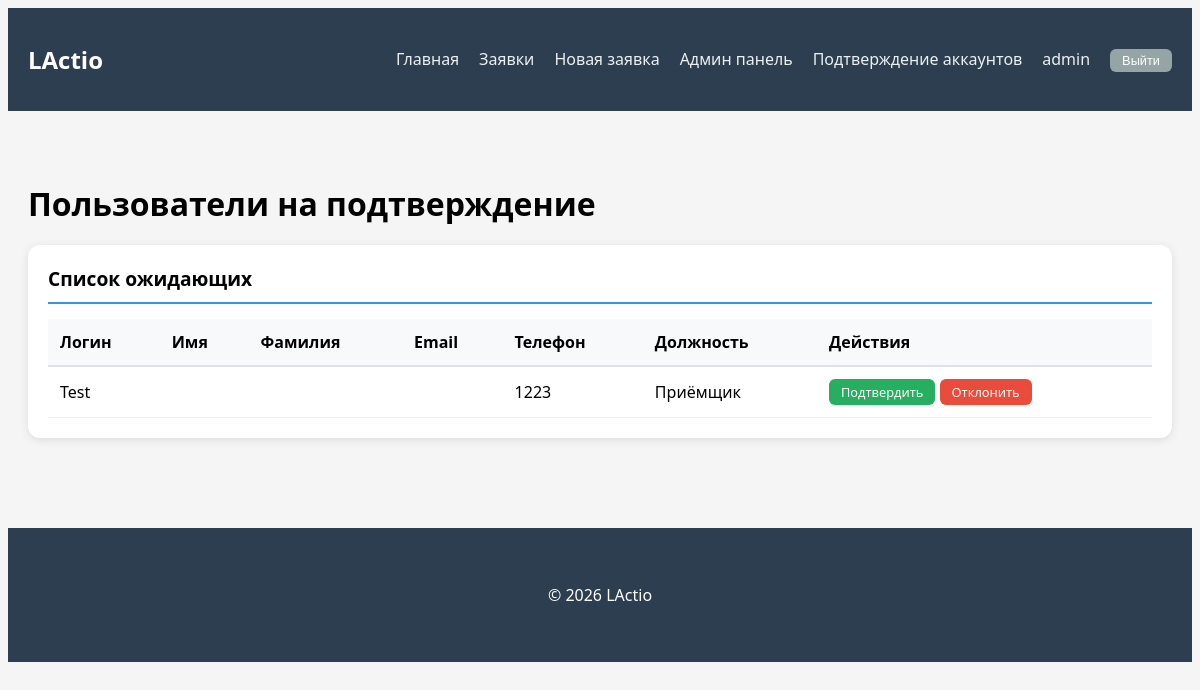
Page /pending-users/ (signed in) on the earlier database version.
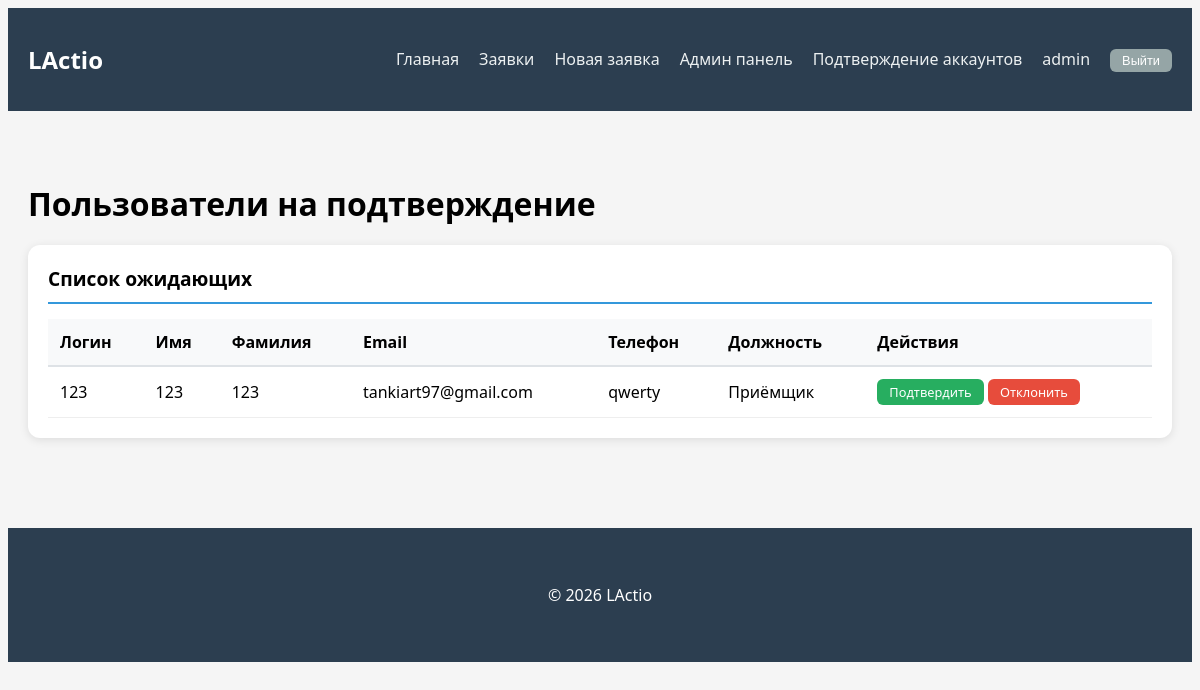
Same page on the later database version.
### service_reception/models.py (models this page shows, shortened)
class User(AbstractUser):
    POSITION_CHOICES = [
        ('admin', 'Администратор'),
        ('receptionist', 'Приёмщик'),
        ('master', 'Мастер'),
    ]
    phone = models.CharField(max_length=20, blank=True, verbose_name='Телефон')
    position = models.CharField(max_length=50, choices=POSITION_CHOICES, default='receptionist', verbose_name='Должность')
    avatar = models.ImageField(upload_to='avatars/', blank=True, null=True, verbose_name='Фото')
    is_approved = models.BooleanField(default=False, verbose_name='Подтверждён администратором')
    class Meta:
        verbose_name = 'Пользователь'
        verbose_name_plural = 'Пользователи'

### service_reception/views.py (the view)
# urls.py: path('pending-users/', views.pending_users, name='pending_users'),
@login_required
@user_passes_test(is_admin)
def pending_users(request):
    pending = User.objects.filter(is_approved=False, is_staff=False)
    return render(request, 'reception/pending_users.html', {'pending_users': pending})

### service_reception/views.py (called while the page is built)
def is_admin(user):
    return user.is_staff or user.position == 'admin'

### service_reception/templates/reception/pending_users.html (shortened to what this page needs)
{% extends 'reception/base.html' %}
{% block content %}
<h1 class="mb_20">Пользователи на подтверждение</h1>
<div class="main_card">
    <div class="main_card_header">Список ожидающих</div>
    {% if pending_users %}
    <table class="data_table">
        <thead>
            <tr>
                <th class="data_table_header">Логин</th>
                <th class="data_table_header">Имя</th>
                <th class="data_table_header">Фамилия</th>
                <th class="data_table_header">Email</th>
                <th class="data_table_header">Телефон</th>
                <th class="data_table_header">Должность</th>
                <th class="data_table_header">Действия</th>
            </tr>
        </thead>
        <tbody>
            {% for user in pending_users %}
            <tr>
                <td class="data_table_cell">{{ user.username }}</td>
                <td class="data_table_cell">{{ user.first_name }}</td>
                <td class="data_table_cell">{{ user.last_name }}</td>
                <td class="data_table_cell">{{ user.email }}</td>
                <td class="data_table_cell">{{ user.phone }}</td>
                <td class="data_table_cell">{{ user.get_position_display }}</td>
                <td class="data_table_cell">
                    <a href="{% url 'service_reception:approve_user' user.id %}" class="btn_success btn_small">Подтвердить</a>
                    <a href="{% url 'service_reception:reject_user' user.id %}" class="btn_danger btn_small">Отклонить</a>
                </td>
            </tr>
            {% endfor %}
        </tbody>
    </table>
    {% else %}
    <p class="text_center">Нет пользователей, ожидающих подтверждения</p>
    {% endif %}
</div>
{% endblock %}

Differences in the rows shown:
removed User: username "Test", phone "1223", position "Приёмщик"
added User: username "123", first_name "123", last_name "123", email "tankiart97@gmail.com", phone "qwerty", position "Приёмщик"
